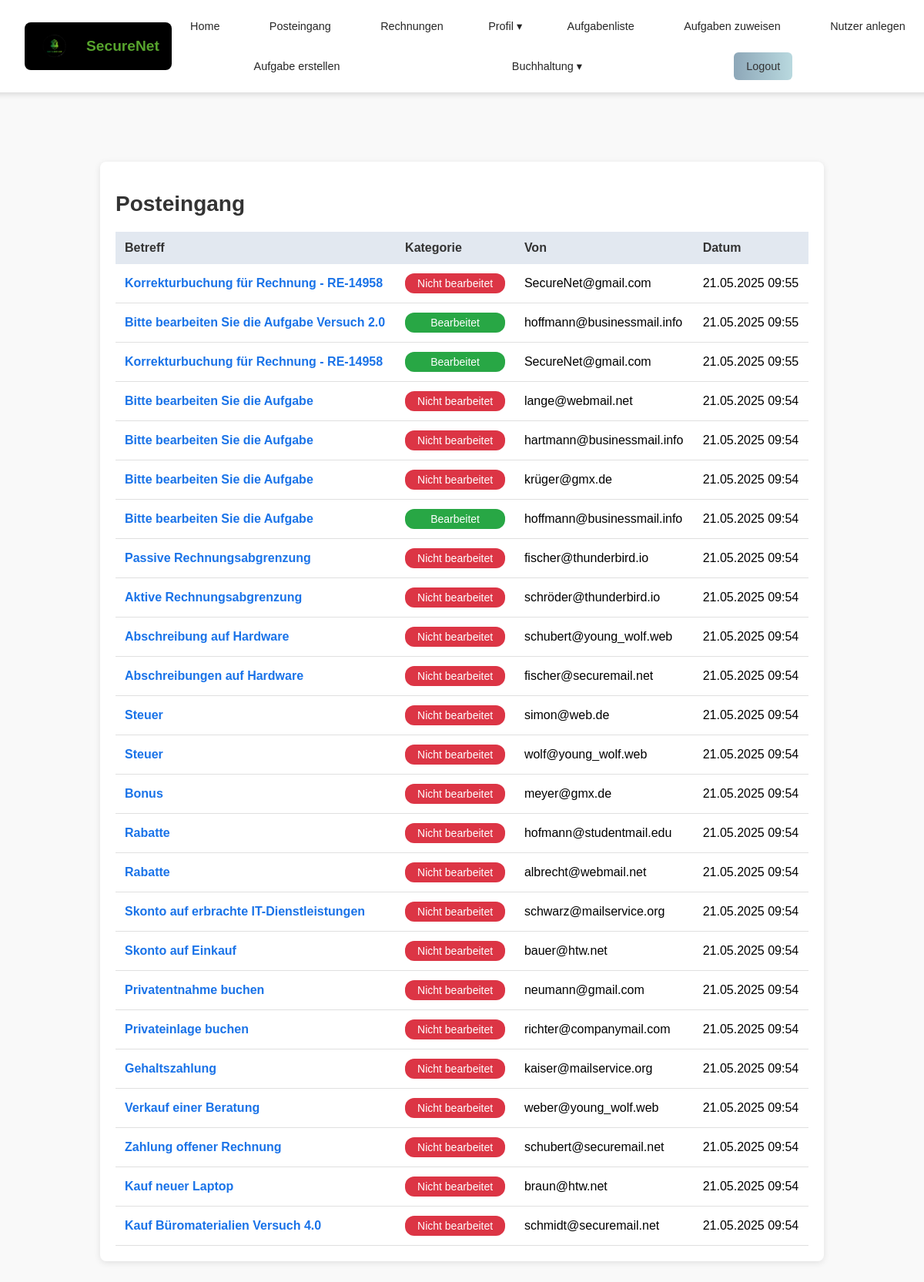
The page /posts/posteingang/ (signed in) on the database as committed earlier.
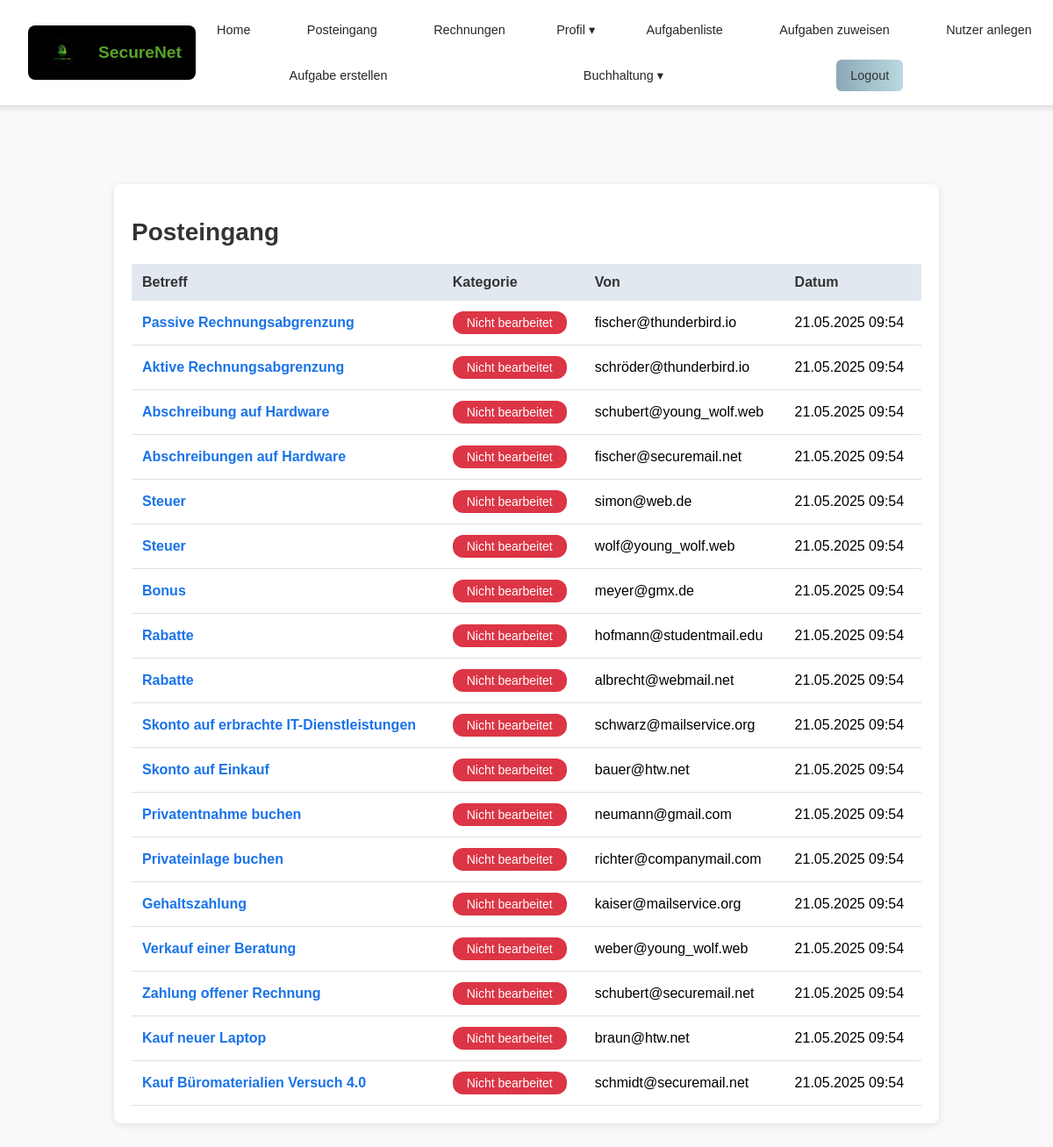
The same page on the database as committed later.
### posts/models.py (models this page shows, shortened)
class Mail(models.Model):
    nutzer = models.ForeignKey(settings.AUTH_USER_MODEL, on_delete=models.CASCADE)
    aufgabe = models.ForeignKey(Aufgabe_neu, on_delete=models.CASCADE, null=True, blank=True)
    absender = models.ForeignKey(Absender, on_delete=models.CASCADE, null=True, blank=True)  # Neu
    betreff = models.CharField(max_length=255)
    mailtext = models.TextField()
    versuch = models.PositiveIntegerField(default=1)
    von = models.CharField(max_length=100, default="system@secure-net.de")
    absender_name = models.CharField(max_length=100, default="")  # Neuer Name
    absender_adresse = models.CharField(max_length=255, default="")  # Neue Adresse
    datum = models.DateTimeField(auto_now_add=True)
    status = models.CharField(max_length=50, choices=[
        ('nicht bearbeitet', 'Nicht bearbeitet'),
        ('bearbeitet', 'Bearbeitet')
    ], default='nicht bearbeitet')

class Absender(models.Model):
    name = models.CharField(max_length=100,null=True)
    email = models.EmailField(max_length=100,null=True)
    straße = models.CharField(max_length=255,null=True)
    stadt = models.CharField(max_length=100,null=True)
    plz = models.CharField(max_length=10,null=True)
    telnr = models.IntegerField(null=True)

### posts/views.py (the view)
# urls.py: path('posteingang/', views.posteingang, name='posteingang'),
@login_required
def posteingang(request):
    mails = Mail.objects.filter(nutzer_id=request.user.id).order_by('-datum')
    for mail in mails:
        buchung_vorhanden = Buchung.objects.filter(
            aufgabe=mail.aufgabe,
            nutzer=request.user,
            versuch=mail.versuch  # Korrekte Zuordnung zum Versuch
        ).exists()
        if buchung_vorhanden:
            mail.status = 'bearbeitet'
        mail.save()
    return render(request, 'posts/posteingang.html', {'mails': mails})

### posts/templates/posts/posteingang.html (shortened to what this page needs)
{% extends 'master_layout.html' %}
{% load static%}
{% block css %}
<link rel="stylesheet" href="{% static 'css/posteingang.css' %}">
{% endblock %}
{% block content %}
    <div class="container">
        <h1 class="title">Posteingang</h1>
        <div class="table-container">
            <table class="mail-table">
                <thead>
                    <tr>
                        <th>Betreff</th>
                        <th>Kategorie</th>
                        <th>Von</th>
                        <th>Datum</th>
                    </tr>
                </thead>
                <tbody>
                    {% for mail in mails %}
                    <tr class="mail-row" onclick="window.location='{% url 'posts:mail_detail' mail.id %}'">
                        <td>
                            <span class="mail-subject">{{ mail.betreff }}</span>
                        </td>
                        <td>
                            {% if mail.status == 'bearbeitet' %}
                                <span class="status status-bearbeitet">Bearbeitet</span>
                            {% else %}
                                <span class="status status-nicht-bearbeitet">Nicht bearbeitet</span>
                            {% endif %}
                        </td>
                        <td>{{ mail.absender.email }}</td>
                        <td>{{ mail.datum|date:"d.m.Y H:i" }}</td>
                    </tr>
                    {% empty %}
                    <tr>
                        <td colspan="4" class="empty-row">Keine Mails verfügbar.</td>
                    </tr>
                    {% endfor %}
                </tbody>
            </table>
        </div>
    </div>
{% endblock %}

Rows that differ between the two databases and show on the page:
removed Mail: betreff "Korrekturbuchung für Rechnung - RE-14958", status "Nicht bearbeitet", absender.email "SecureNet@gmail.com", datum "21.05.2025 09:55"
removed Mail: betreff "Bitte bearbeiten Sie die Aufgabe Versuch 2.0", status "Bearbeitet", absender.email "hoffmann@businessmail.info", datum "21.05.2025 09:55"
removed Mail: betreff "Korrekturbuchung für Rechnung - RE-14958", status "Bearbeitet", absender.email "SecureNet@gmail.com", datum "21.05.2025 09:55"
removed Mail: betreff "Bitte bearbeiten Sie die Aufgabe", status "Nicht bearbeitet", absender.email "lange@webmail.net", datum "21.05.2025 09:54"
removed Mail: betreff "Bitte bearbeiten Sie die Aufgabe", status "Nicht bearbeitet", absender.email "hartmann@businessmail.info", datum "21.05.2025 09:54"
removed Mail: betreff "Bitte bearbeiten Sie die Aufgabe", status "Nicht bearbeitet", absender.email "krüger@gmx.de", datum "21.05.2025 09:54"
removed Mail: betreff "Bitte bearbeiten Sie die Aufgabe", status "Bearbeitet", absender.email "hoffmann@businessmail.info", datum "21.05.2025 09:54"
